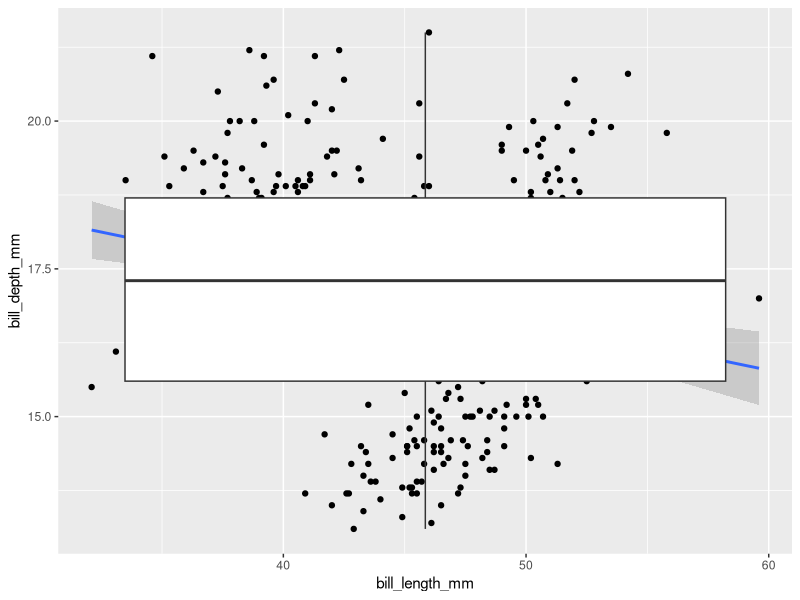
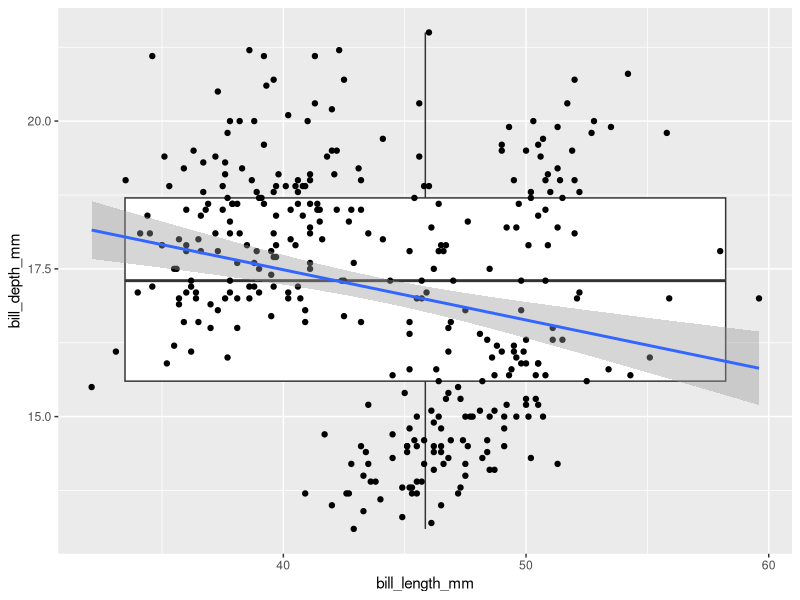
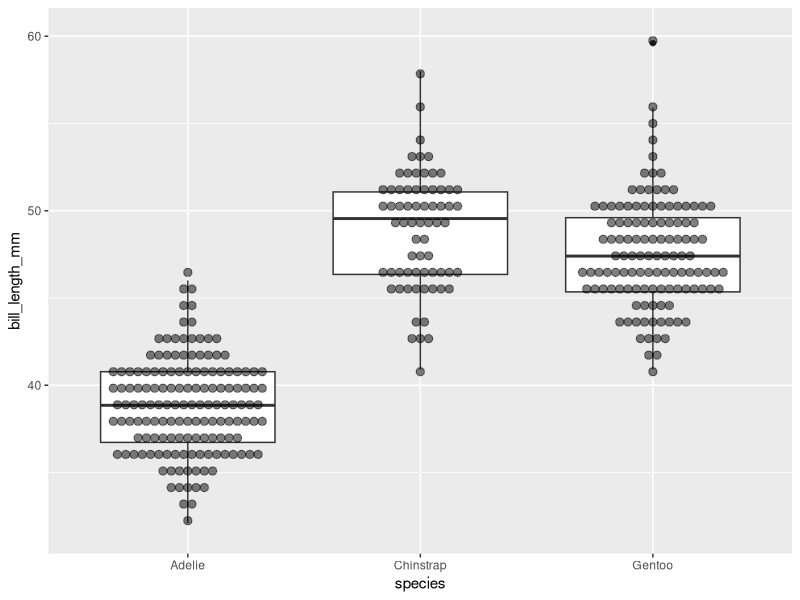

The R source for these figures, in order:
library(ggplot2)
library(palmerpenguins)

p <- ggplot(data = penguins) +
  aes(x = bill_length_mm, y = bill_depth_mm)

p +
  geom_point() +
  geom_smooth(method = "lm") +
  geom_boxplot()

p +
  geom_boxplot() +
  geom_point() +
  geom_smooth(method = "lm")

penguins |>
  dplyr::filter(!is.na(sex)) |>
  ggplot() +
  aes(x = species, y = bill_length_mm) +
  geom_boxplot(position = position_dodge(width = 0.75)) +
  geom_dotplot(
    binaxis = 'y',
    stackdir = 'center',
    method = "histodot",
    position = position_dodge(width = 0.75),
    alpha = 0.5,
    dotsize = .5
    
  ) 